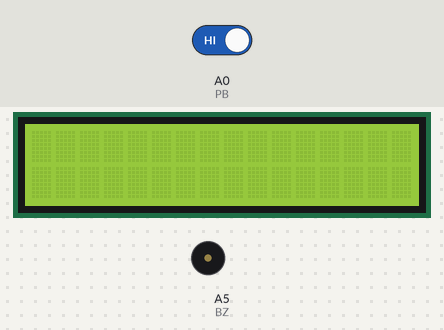
The sketch below on a simulated Arduino Uno, built with avr-gcc and run on an emulated ATmega328P. Parts: 16×2 character LCD, buzzer (waves = sounding). The inputs (shaded band) are chosen by the test bench; at power-on: A0 (PB) HIGH.

Above: at 1.2 s.
1.3 s: A0 (PB) driven LOW
At 1.7 s:
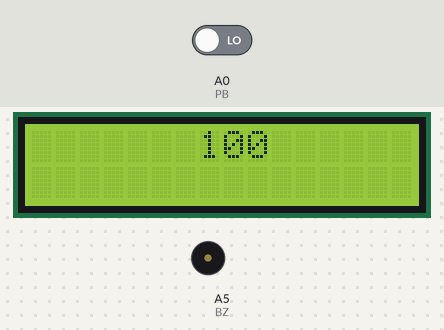
At 52.4 s:
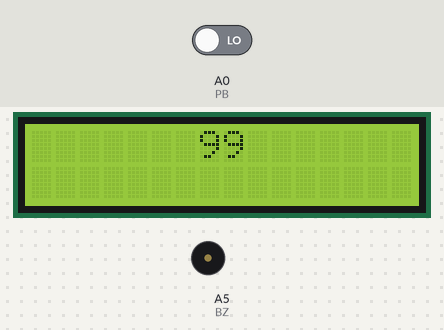
Timing chart, 0 to 52.9 s (numbered marks = the images above; inputs shaded):
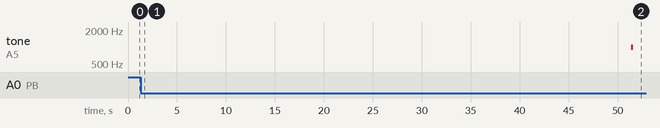

Measured:
- after the input at 1.3 s, tone on A5 (BZ): alternates 1000 Hz for 0.05 s and silent for 0.05 s, 4 changes in all, then stays silent, starting after 50.1 s; the display: changes at once (image 1)
- what the display in image 1 shows lasts 0.5 s, from 1.3 s to 1.8 s

The sketch:

ex5-1-1.ino
```cpp
//========== ex5-1-1.ino ============
// Arduino pin A0 connected to P6A-5, P6A-1 connected to GND (key 0)
// Arduino pin A5 connected to P14-2 (external drive buzzer LS14-2)
// Arduino pins 12~2 connected to P13A-14~P13A-4; RS, RW, EN, DB0~DB7
// LCD 1602 inserted in the P13A1 header
//========== Global Declaration ============
#include <LiquidCrystal.h>	// include the LiquidCrystal library
#define  BZ  A5			// buzzer connected to analog pin A5
#define  PB  A0			// key 0 connected to analog pin A0
LiquidCrystal  myLCD(12,11,10, 9,8,7,6,5,4,3,2);//create LiquidCrystal object named myLCD
//========== Initialization ============
void setup()
{  pinMode(PB, INPUT); 	// configure analog pin A0 as an input
   pinMode(BZ, OUTPUT); // configure analog pin A5 as an output
   digitalWrite(BZ, 1); // turn off the buzzer
   myLCD.begin(16, 2); 	// initialize the LCD
}
//========== Main Code ============
void loop()
{  int CNTs,pb; 		// declare integer variables CNTs, pb
   pb=digitalRead(PB);		// read key 0 state
   if (!pb)			// if key 0 is pressed,
   {  CNTs=100;			// count down starting at 100
      while(CNTs!=0)		// if the counter is not equal to 0,
      {  myLCD.setCursor(7,0); 	// set cursor position
	 myLCD.print(CNTs); 	// display count value (counter output)
	 myLCD.print("  "); 	// display spaces
	 delay(500); 		// a delay of 0.5 seconds
	 CNTs--;		// subtract one from count
      }
      myLCD.setCursor(7,0); 	// set cursor position
      myLCD.print("  "); 	// display spaces
      tone(BZ,1000);		// generate a 1kHz tone
      delay(50);	 	// a delay of 0.05 seconds
      noTone(BZ);		// muting
      delay(50);	 	// delay 0.05 seconds
      tone(BZ,1000);		// generate a 1kHz tone
      delay(50);	 	// a delay of 0.05 seconds
      noTone(BZ);		// muting
      delay(50);	 	// a delay of 0.05 seconds
   }
}
```
